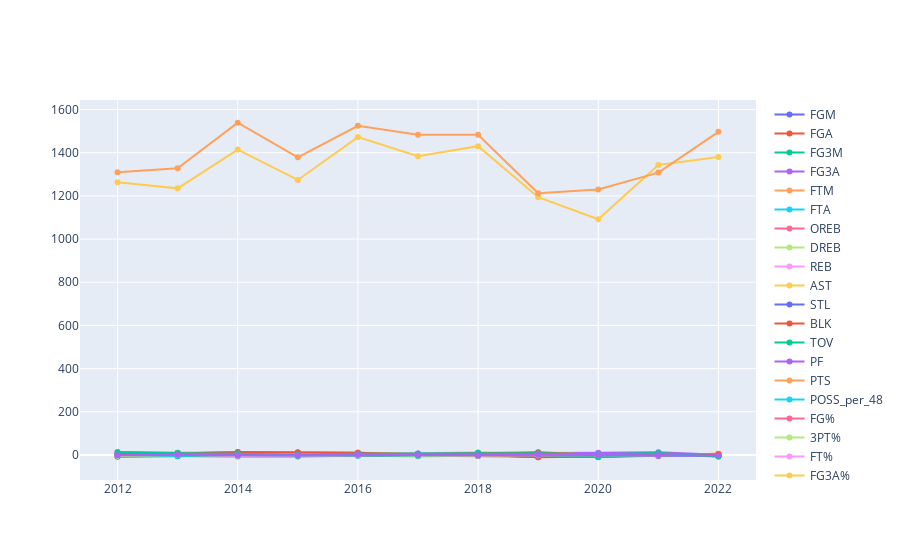

Notebook code for this chart:
### Code cell
fig = go.Figure()
for col in comp_change_df.columns[1:]:
    fig.add_trace(go.Scatter(x=comp_change_df['season_start_year'],
                            y=comp_change_df[col], name=col))
    
fig.show()
